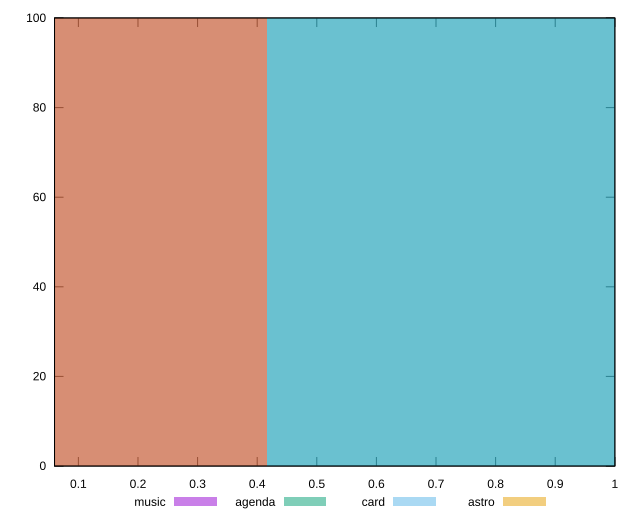

Reproduce this figure in gnuplot.
reset

$music <<EOF
0 100
EOF

$agenda <<EOF
0.8324179597590432 100
EOF

$card <<EOF
0.8324179597590432 100
EOF

$astro <<EOF
0 100
EOF

set key outside below
set boxwidth 0.8324179597590432
set xrange [0.06:1]
set yrange [0:100]
set trange [0:100]
set style fill transparent solid 0.5 noborder
set terminal svg size 640, 520 enhanced background rgb 'white'
set output "reports/report_00031_2021-02-24T23-18-18.084Z/max-potential-fid/comparison/histogram/all_score.svg"

plot $music title "music" with boxes, \
     $agenda title "agenda" with boxes, \
     $card title "card" with boxes, \
     $astro title "astro" with boxes

reset
